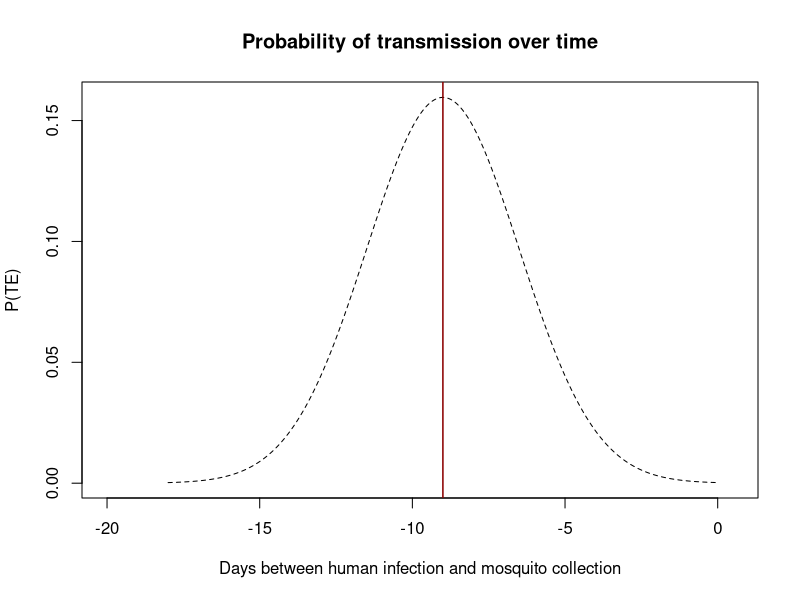
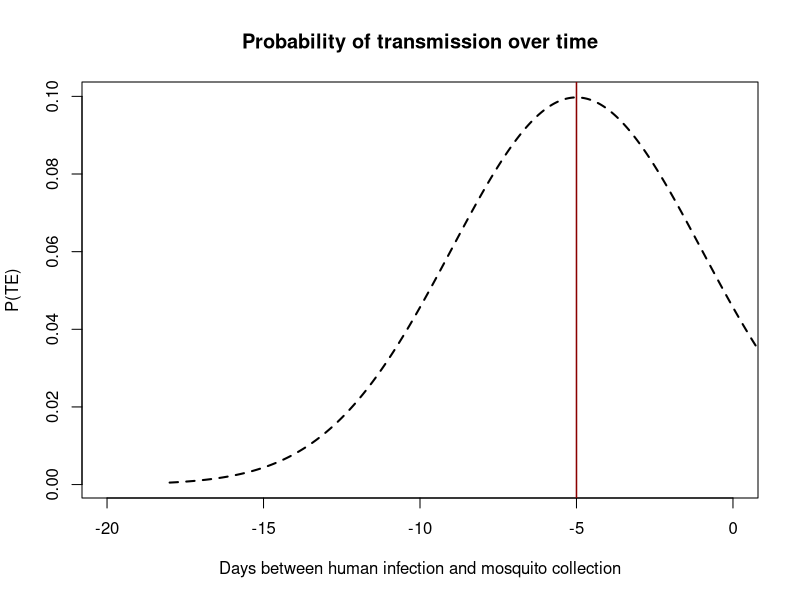
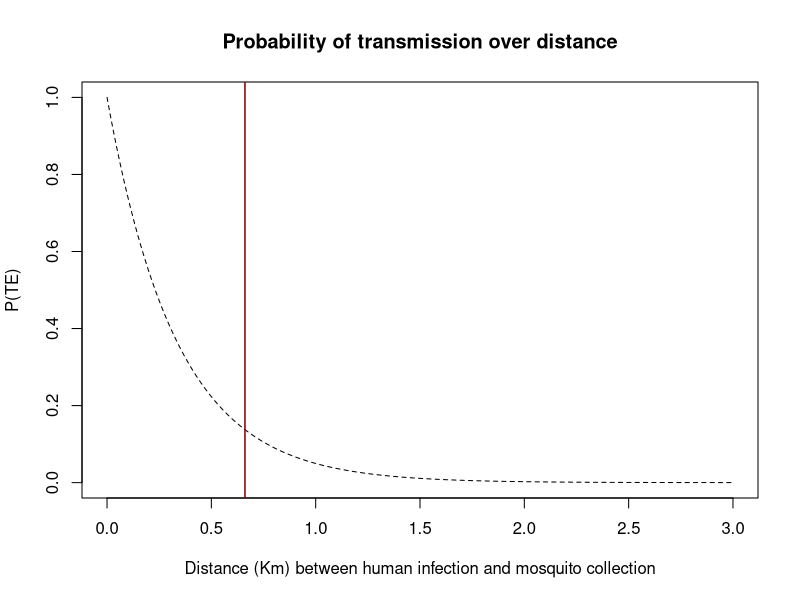

Recreate these plots in R, in order.
# -------------------------------------- #
#           Spat21/Mozzie Study          #
#       Make distribution plots          #
#                 Aim 2                  #
#            Mozzie Phase 1              #
#               K. Sumner                #
#          December 5, 2019              #
# -------------------------------------- #


#### -------- load packages ------------ ####
library(tidyverse)
require(pracma)
library(msm)


#### ------ make a normal distribution of the probability of transmission over time ------- ####

# create a normal, gaussian distribution between -18 and 0 centered at -9
x <- seq(-18,0, length=1000)
hx <- dtnorm(x,-9,2.5)
df <- data.frame(x,hx)

# now plot that normal distribution
plot(x, hx, type="l", lty=2, xlab="Days between human infection and mosquito collection",
     ylab="P(TE)", main="Probability of transmission over time",xlim = c(-20,0.5))
abline(v=-9,col="dark red",lwd=1.5)

# calculate the area under the curve
AUC = trapz(df$x,df$hx) # 0.999681763749



# another way to do this
x<-seq(-18,8,length=1000)
s = 4
mu = -5
y <- (1/(s * sqrt(2*pi))) * exp(-((x-mu)^2)/(2*s^2)) # this is the guassian distribution formula
plot(x,y, type="l",lty=2, lwd=2, xlim = c(-20,0),xlab="Days between human infection and mosquito collection",
     ylab="P(TE)", main="Probability of transmission over time")
abline(v=-5,col="dark red",lwd=1.5)

# calculate the area under the curve
AUC = trapz(x,y) # 0.998845903386851



#### ----- make a exponentially decaying distribution for probability of transmission over distance -------- ####

# make an exponential decay function that is 1/(x^2) for the range 0-5km (0-5000m)
x <- seq(0,3, length=1000)
hx <- 1-pexp(x,rate = 3) # set a rate of 3 and log = FALSE
df = data.frame(x,hx)

# now plot that normal distribution
plot(x, hx, type="l", lty=2, xlab="Distance (Km) between human infection and mosquito collection",
     ylab="P(TE)", main="Probability of transmission over distance")
abline(v=0.661,col="dark red",lwd=1.5)

# calculate the area under the curve
AUC = trapz(df$x,df$hx) # 0.3333395
